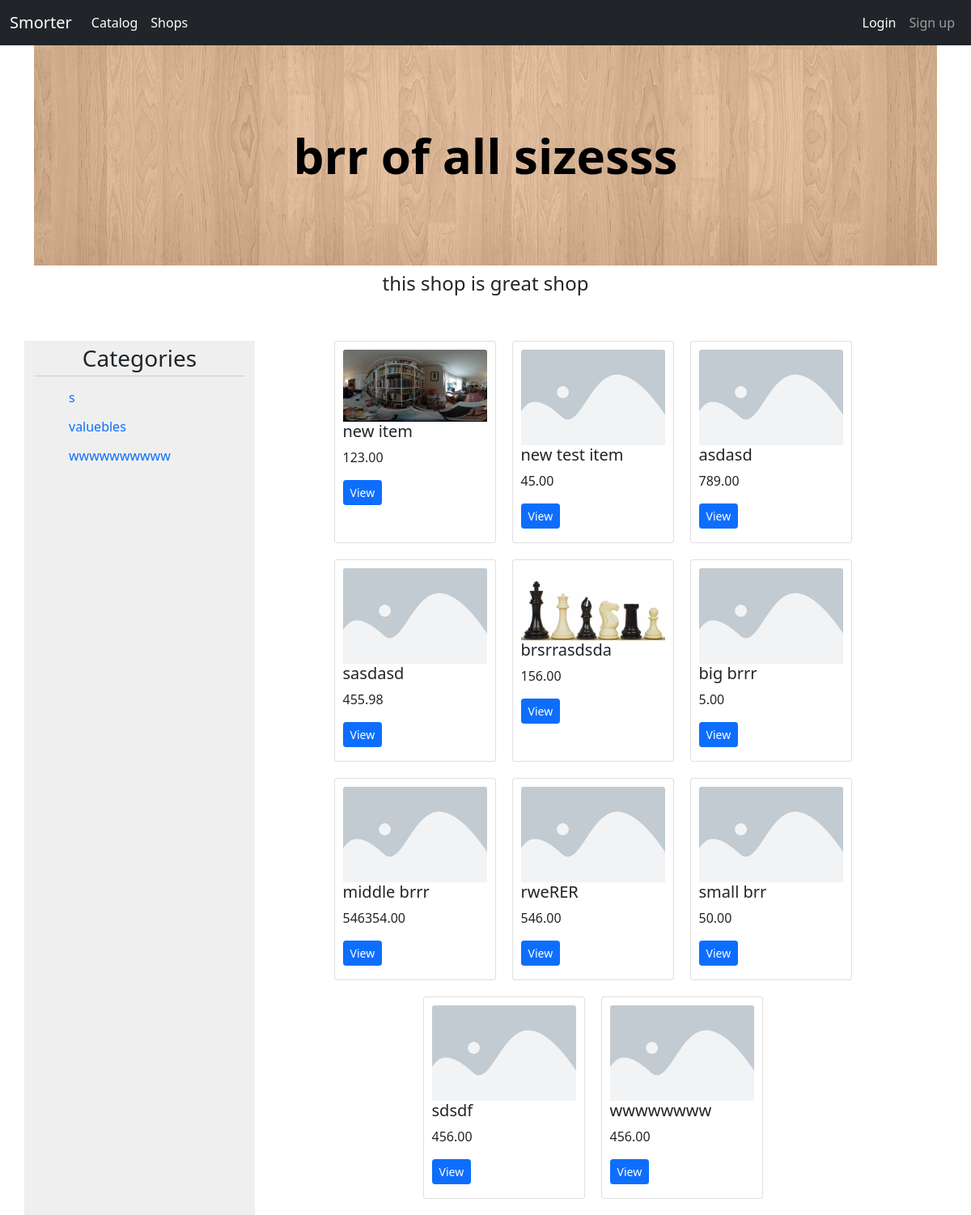
The page /shop/1/ on the database as committed earlier.
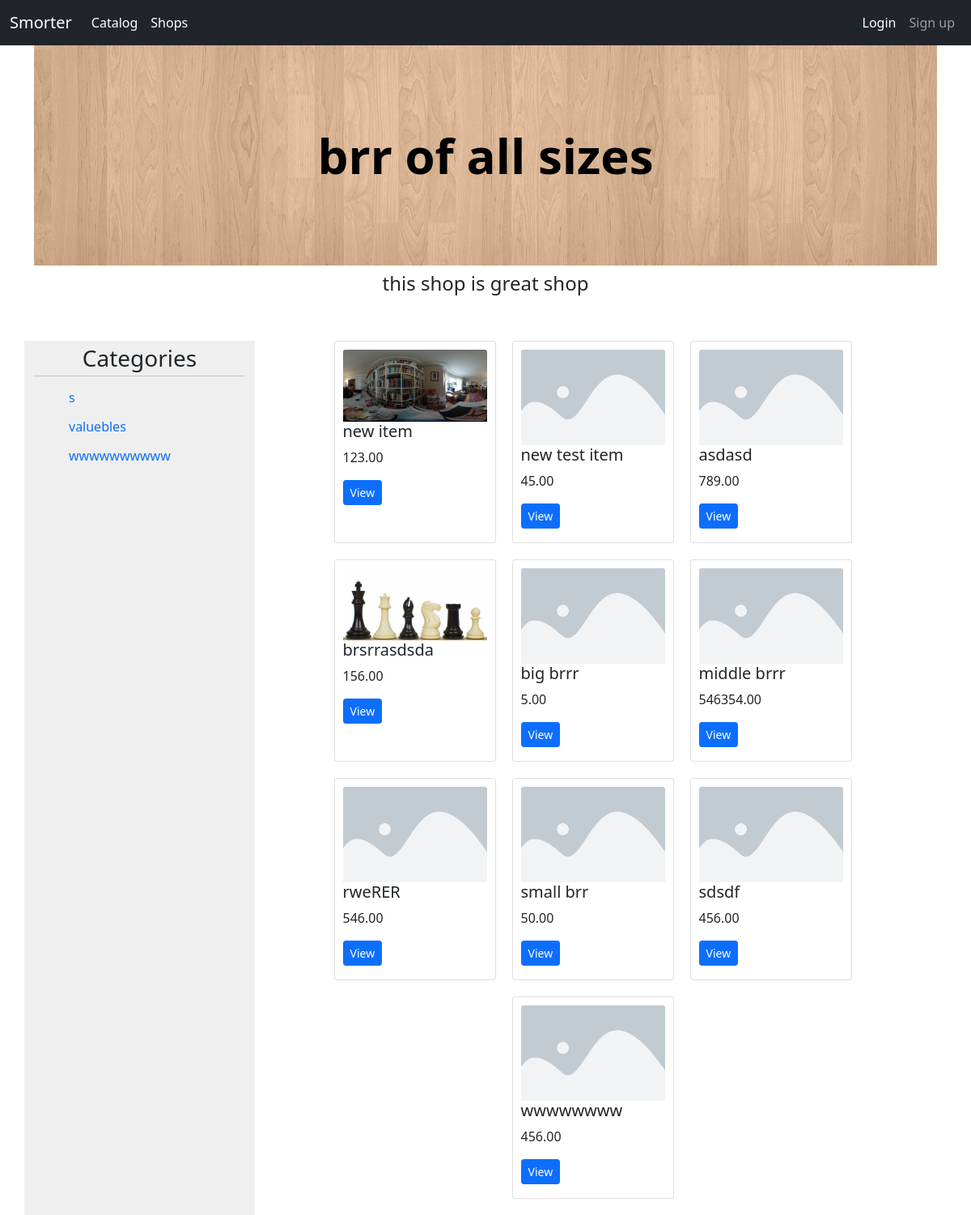
The same page on the database as committed later.
### eshop/models.py (models this page shows, shortened)
class Shop(models.Model):
    owner = models.ForeignKey(SmorterUser, null=True, blank=True, on_delete=models.CASCADE)
    title = models.CharField(max_length=100, null=False, blank=False, unique=True)
    description = models.TextField()
    admin_group = models.OneToOneField(SmorterGroup, null=True, blank=True, on_delete=models.SET_NULL)
    payment_methods = models.ManyToManyField(PaymentMethod, blank=False, null=False)
    shipment_methods = models.ManyToManyField(ShipmentMethod, blank=False, null=False)
    datetime = models.DateTimeField(default=datetime.datetime.now, blank=True)
    image = models.ImageField(upload_to=shop_img_path, null=True, blank=True)
    class Meta:
        ordering = ["owner"]

class Item(models.Model):
    shop = models.ForeignKey(Shop, null=False, blank=False, on_delete=models.CASCADE)
    title = models.CharField(max_length=150, blank=False, null=False)
    description = models.TextField(blank=True, null=True)
    path = models.CharField(max_length=200, blank=False, null=False)
    price = models.DecimalField(decimal_places=2, max_digits=9, blank=False, null=False)
    specs = models.CharField(max_length=1000, default={})
    class Meta:
        ordering = ["shop", "path"]

class ItemImage(models.Model):
    item = models.ForeignKey(Item, null=False, blank=False, on_delete=models.CASCADE)
    image = models.ImageField(upload_to=item_img_path, null=False, blank=False)
    alt = models.CharField(max_length=50, default="item_image")

### eshop/views.py (the view)
# urls.py: path('shop/<int:id>/', views.shop, name="view_shop"),
def shop(request, id):
    shop = get_object_or_404(Shop, id=id)
    query = dict(request.GET.lists())
    categories = get_shop_categories(shop)
    return render(request, 'eshop/shop/view.html', {"shop":  shop, "categories": categories})

### eshop/templatetags/tags.py (called while the page is built)
@register.filter(name='item_image')
def item_image(value):
    if len(value):
        return value[0].image.url

### eshop/views.py (called while the page is built)
def add_item(dic, buffer, item):
    if len(buffer) > 0:
        if buffer[0] not in dic:
            dic[buffer[0]] = {"items": [], "path": (dic["path"] if "path" in dic else []) + [buffer[0]]}
        add_item(dic[buffer[0]], buffer[1:], item)
    else:
        dic["items"].append(item)

def get_shop_categories(shop):
    categories = {"items": [], "path": []}
    items = [[x["fields"], x["pk"]] for x in json.loads(serializers.serialize("json", shop.item_set.all()))]
    for item, pk in items:
        cats = item["path"].split("/")
        item["id"] = pk
        add_item(categories, cats, item)
    return categories

### eshop/templates/eshop/shop/view.html (shortened to what this page needs)
{% extends "base.html" %}
{% load tags %}
{% load static %}
{% block content %}
    <div class="container">
        <div id="shop-view-info" class="text-center">
            <div>
                <h1 id="shop-title" {% if shop.image %} style="background:url('{{ shop.image.url }}') 50% 50% no-repeat" {% endif %}>{{ shop.title }}</h1>
            </div>
            <h4>{{ shop.description }}</h4>
        </div>
        <br><br>
        <div id="shop-view-items" class="row">
            <div class="col-md-3" id="categories">
                <h3>Categories</h3>
                <ul></ul>
            </div>
            <div class="col-md-9" id="items">
                {% for item in shop.item_set.all %}
                <div class="card item" path="{{item.path}}">
                    <div class="card-body">
                        {% if item.itemimage_set.all|item_image %}
                            <img class="card-img-top" src="{{ item.itemimage_set.all|item_image }}" alt="{{ item.title }}">
                        {% else %}
                            <img class="card-img-top" src="{% static 'img/item-placehloder.png' %}" alt="{{ item.title }}">
                        {% endif %}
                        <h5 class="card-title">{{ item.title }}</h5>
                        <p class="card-text">{{ item.price }}</p>
                        <a href="#" class="btn btn-primary btn-sm">View</a>
                    </div>
                </div>
                {% endfor %}
            </div>
        </div>
    </div>
{% endblock %}

### eshop/templates/base.html (shortened to what this page needs)
<!doctype html>
<html lang="en">
  <head>
    <link href="https://cdn.jsdelivr.net/npm/bootstrap@5.0.0/dist/css/bootstrap.min.css" rel="stylesheet">
    <link rel="stylesheet" href="https://cdn.jsdelivr.net/npm/bootstrap-select@1.13.14/dist/css/bootstrap-select.min.css">
    {% load static %}
    <link rel="stylesheet" href="{% static 'css/style.css' %}">
    <link rel="stylesheet" href="https://cdnjs.cloudflare.com/ajax/libs/font-awesome/4.7.0/css/font-awesome.min.css">
  </head>
  <body>
    {% include "navbar.html" %}
    {% block content %}
    {% endblock %}
  </body>
</html>

### eshop/templates/navbar.html (shortened to what this page needs)
<nav class="navbar navbar-expand-lg navbar-dark bg-dark">
  <div class="container-fluid">
    <a class="navbar-brand" href="{% url "home" %}">Smorter</a>
    <div class="collapse navbar-collapse" id="navbarSupportedContent">
      <ul class="navbar-nav me-auto mb-2 mb-lg-0">
        <li class="nav-item">
          <a class="nav-link active" href="{% url 'catalog' %}">Catalog</a>
        </li>
        <li class="nav-item">
          <a class="nav-link active" href="#">Shops</a>
        </li>
      </ul>
        {% if user.is_authenticated %}
        <li class="nav-item dropdown navbar-nav">
          <a class="nav-link dropdown-toggle active" href="#" id="navbarDropdown" role="button" data-bs-toggle="dropdown" aria-expanded="false">
            {{user.username}}
          </a>
          <ul class="dropdown-menu" aria-labelledby="navbarDropdown" style="left: -75px; top:50px;">
            <li><a class="dropdown-item disabled" href="#">My account</a></li>
            <li><a class="dropdown-item" href="{% url "my_shops" %}">My shops</a></li>
            <li><hr class="dropdown-divider"></li>
            <li><a class="dropdown-item" href="{% url "logout" %}">Logout</a></li>
          </ul>
        </li>
        {% else %}
        <li class="navbar-nav nav-item">
          <a class="nav-link active" href="{% url "login" %}">Login</a>
        </li>
        <li class="navbar-nav nav-item">
          <a class="nav-link" href="{% url "signup" %}">Sign up</a>
        </li>
        {% endif %}
    </div>
  </div>
</nav>

### static/css/style.css (style rules this page uses)
#categories { text-align: start; background-color: rgb(239, 239, 239); }
#categories h3 { text-align: center; padding: 5px; border-bottom: 1px rgb(204, 204, 204) solid; }
#categories ul { list-style-type: none !important; }
#shop-title { font-size: 60px; padding: 100px; background-color: rgb(202, 202, 202); color: black; font-weight: bold; }
#items { display: flex; flex-wrap: wrap; align-items: flex-start; justify-content: center; }
.item { width: 200px; height: 250px; margin-right: 20px; margin-bottom: 20px; }
.item .card-body { padding: 10px; }

Rows that differ between the two databases and show on the page:
removed Item: title "sasdasd", price "455.98"
changed Shop "this shop is great shop": title "brr of all sizesss" → "brr of all sizes"
